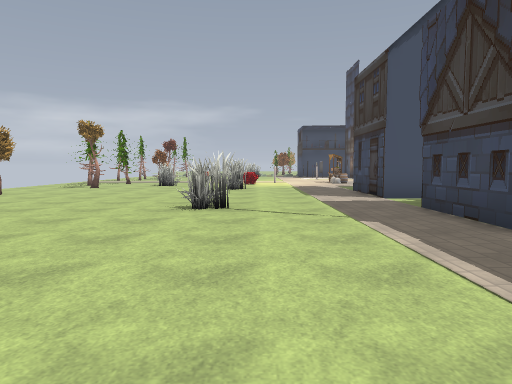
view 1 (above)

24 first-person views from a walk through a 3-D level made in the Godot game engine. The camera is 1.5 m above the floor, tilts 4° down and sees 70° across. The floor is counted in squares, 2 m on a side. Each view is taken from the middle of a square. On the plan, view 1 faces up. The plan holds only what a view shows up to about 11 squares ahead; the rest is blank. The place goes on beyond the plan. Flat picture figures and markers are not drawn. Characters and animated objects are not drawn. Some surface patterns are stand-ins.

view 2
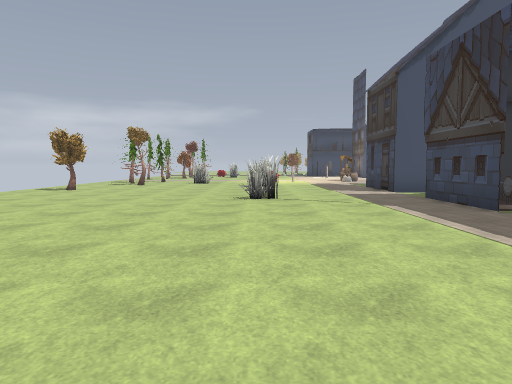

view 3
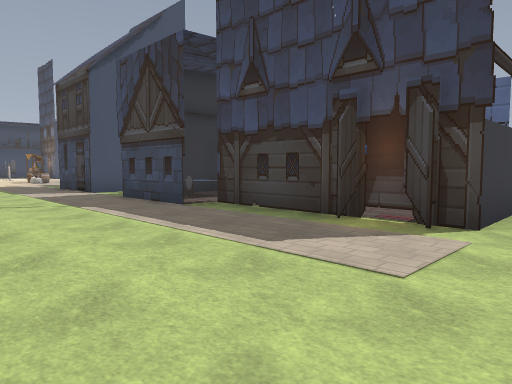

view 4
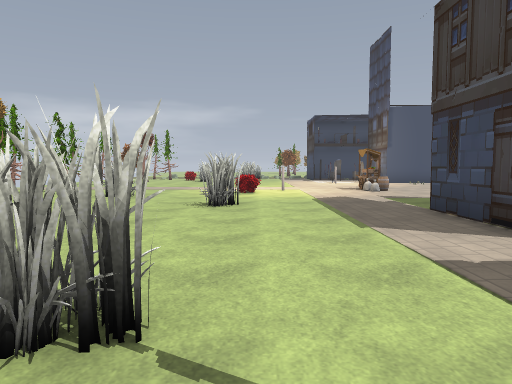

view 5
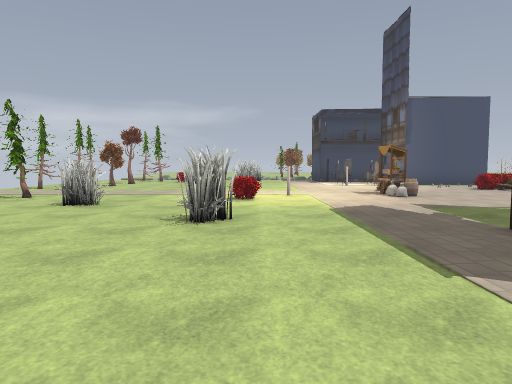

view 6
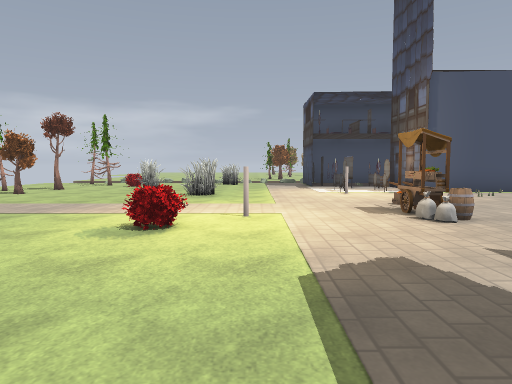

view 7
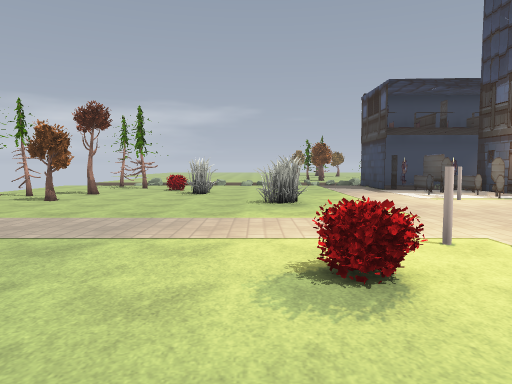

view 8
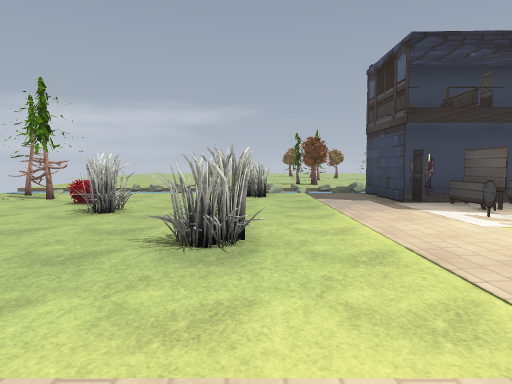

view 9
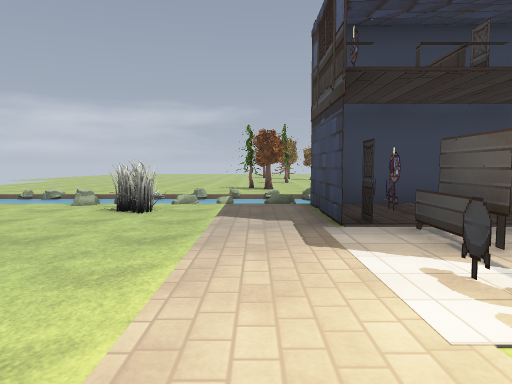

view 10
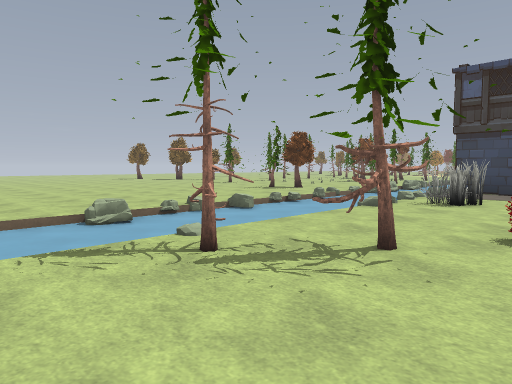

view 11
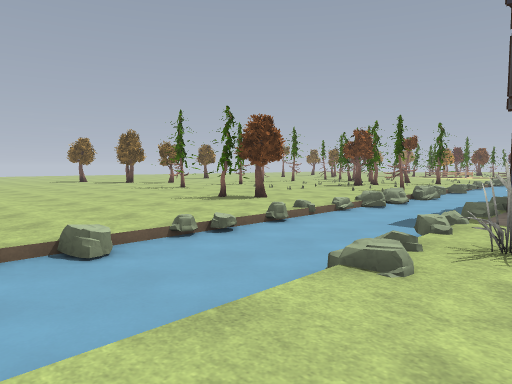

view 12
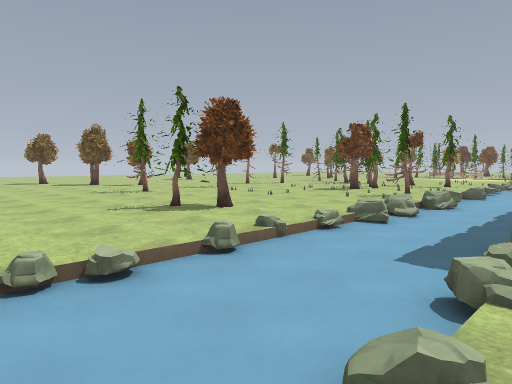

view 13
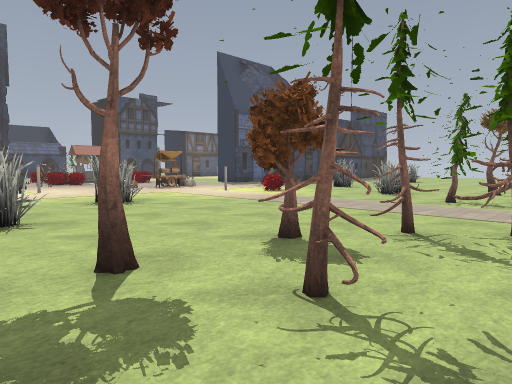

view 14
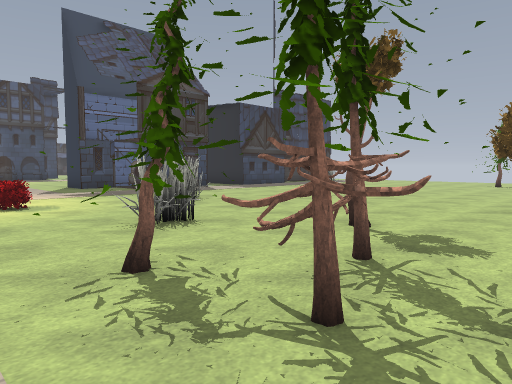

view 15
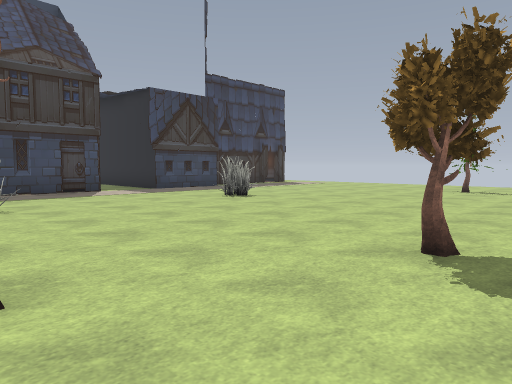

view 16
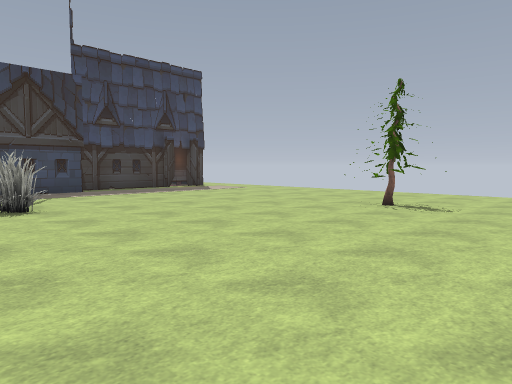

view 17
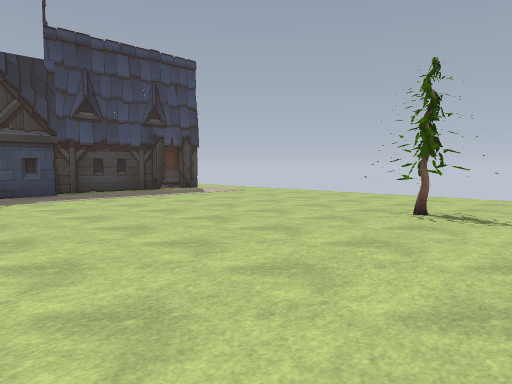

view 18
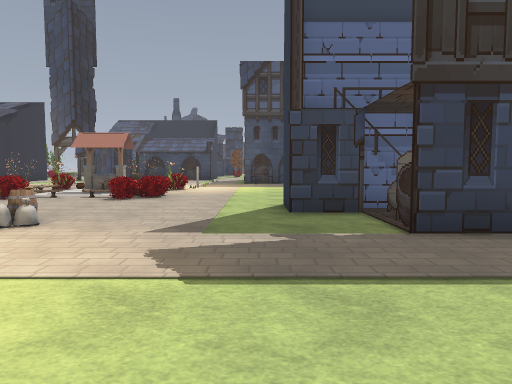

view 19
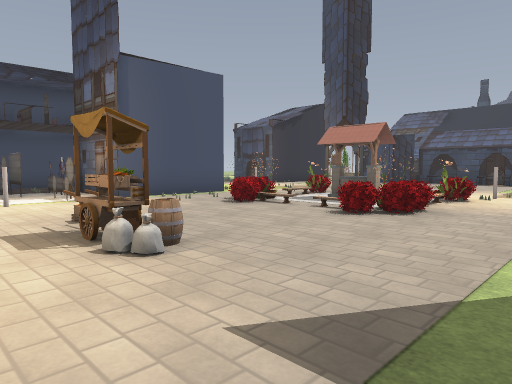

view 20
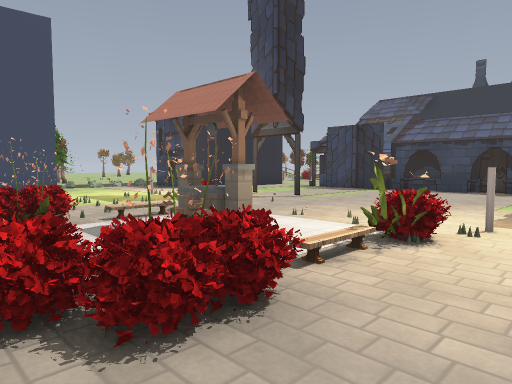

view 21
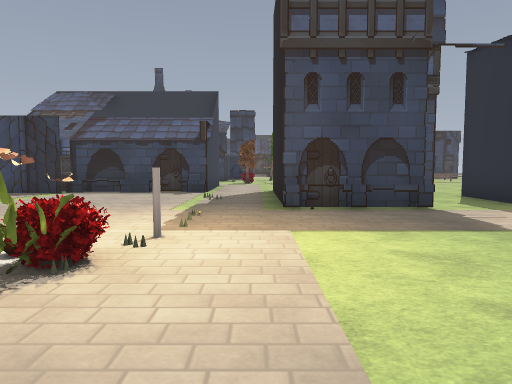

view 22
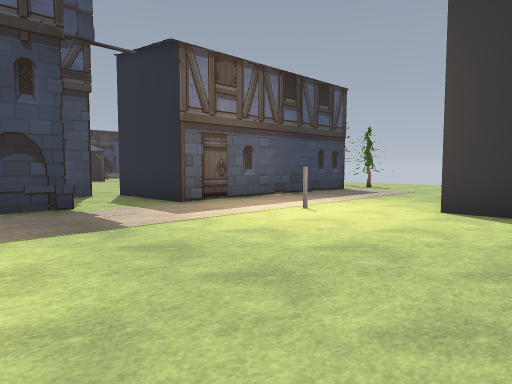

view 23
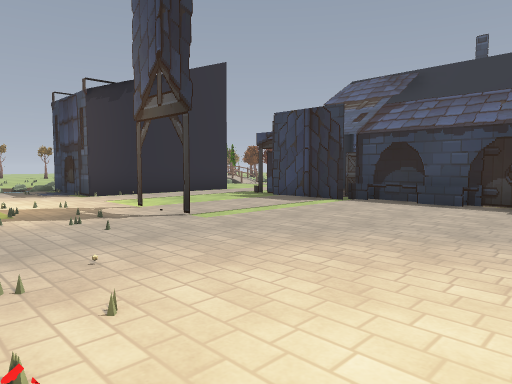

view 24
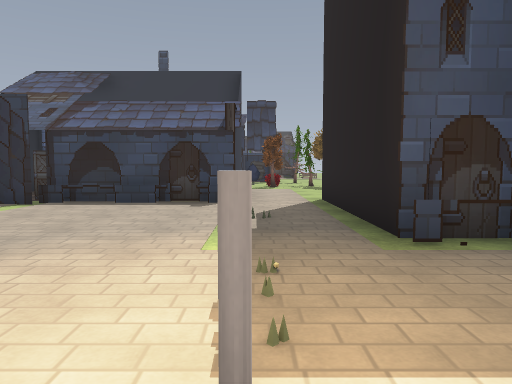

### Floor plan
Key: @ floor where view 1 was taken; # wall or solid block; x gap in a wall; . main floor; - floor 0.25 m lower than the main floor; / step, stairs or slope; D closed door; = window, fence, low wall or low ledge; T tree; B bag; A barrel; S stool; L table; F flower; K basket; R railing; O other object.
Columns run from 8 left of view 1 to 22 right of it. Each row starts with its distance up from view 1.
 36   ..  .....
 35   ... ........
 34   .............
 33   ........# ....
 32  .........##.. ..
 31  ..............#..
 30  /=//=//=//=--=//=//
 29  -------------------
 28  --------------
 27 ..#.....#.. ####     ..#
 26 ...#....#..##=#      .D#
 25 ...........###       ..###
 24 ........... L#O   ........
 23 ...#....... ..D   ..O......
 22 .T.........OxO# ##/........#
 21 ...T....#..O....x./...#...##
 20  #.............#=./ ..#...##
 19  #.............=F//O.......#
 18  ...........=...///........#
 17 .........O..O...//#........D
 16 .#TT....=..BB..=F/F=.......
 15 .#TT........A.../...O......###
 14 .##..#.........................
 13 .......................D ###...
 12 .......#... S##........#
 11 ...........KLR# .......#
 10 ...........# R# .......#.#
  9 ...........D#    ......###
  8 .............    ...O.D#
  7 .......#...####  ##....#
  6 ...........##=     ....#
  5 ...........##      ....=
  4  ..........##      ....#
  3  ...........#      ....
  2  ...........#       ..
  1  ..##.......#
  0  .......@...#
 -1   ..........###
 -2   .........

Where each view was taken, in squares from view 1:
view 1: 0 up, 0 right, facing up
view 2: 2 down, 1 left, facing up
view 3: 2 down, 1 left, facing up-right
view 4: 5 up, 0 right, facing up
view 5: 7 up, 0 right, facing up
view 6: 11 up, 1 right, facing up
view 7: 13 up, 1 left, facing up
view 8: 17 up, 0 right, facing up
view 9: 20 up, 2 right, facing up
view 10: 24 up, 8 left, facing up-right
view 11: 26 up, 4 left, facing up-right
view 12: 27 up, 2 left, facing up-right
view 13: 24 up, 8 left, facing down-right
view 14: 17 up, 8 left, facing down-right
view 15: 13 up, 8 left, facing down-right
view 16: 8 up, 8 left, facing down-right
view 17: 7 up, 7 left, facing down-right
view 18: 13 up, 1 left, facing right
view 19: 13 up, 2 right, facing up-right
view 20: 14 up, 7 right, facing up-right
view 21: 14 up, 8 right, facing right
view 22: 13 up, 8 right, facing down-right
view 23: 15 up, 11 right, facing up-right
view 24: 15 up, 11 right, facing right
